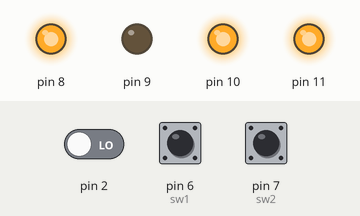
Recording of a sketch running on a simulated Arduino Uno, built with avr-gcc and run on an emulated ATmega328P. Parts: output pins drawn as LEDs (lit = HIGH). The inputs (shaded band) are chosen by the test bench; at power-on: pin 6 (sw1) HIGH, pin 2 LOW, pin 7 (sw2) HIGH. What the sketch prints to the serial monitor is not drawn.

Above: at 1.2 s.
1.3 s: pin 6 (sw1) pulled LOW for 0.15 s
At 1.41 s:
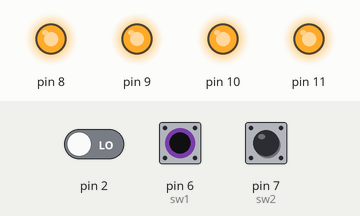
3.0 s: pin 6 (sw1) pulled LOW for 1 s
At 4.8 s:
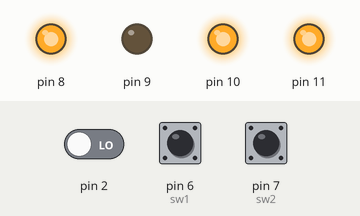
Timing chart, 0 to 6.3 s (numbered marks = the images above; inputs shaded):
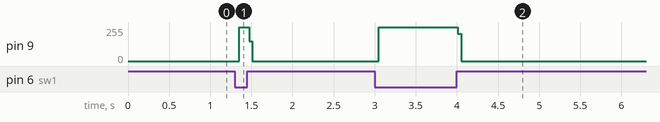

Measured:
- after the input at 1.3 s, pin 9: 0/255 → 254/255 after 0.05 s, → 0/255 0.12 s later
- after the input at 3.0 s, pin 9: 0/255 → 254/255 after 0.05 s, → 0/255 0.96 s later

The sketch:

Turntable.ino
```cpp
int sens;   // 2 pin on arduino
int lt_sw1;  //3 pin on arduino
int lt_sw2;  // 4 pin on arduino
int lin_mtr_n=10;
int lin_mtr_p=11;
int rot_mtr_p=8;
int rot_mtr_n=9;

void setup()
{
  pinMode(5,INPUT);  //sensor
  pinMode(6,INPUT_PULLUP); // sw1
  pinMode(7,INPUT_PULLUP); //sw2
  pinMode(8,OUTPUT); //r
  pinMode(9,OUTPUT); //r
  pinMode(10,OUTPUT); //l
  pinMode(11,OUTPUT); //l
  Serial.begin(9600);
  digitalWrite(8,HIGH);
  digitalWrite(9,HIGH);
  digitalWrite(10,HIGH);
  digitalWrite(11,HIGH);
}

void loop()
{
int sens=digitalRead(2);
int lt_sw1=digitalRead(6);
int lt_sw2=digitalRead(7);
Serial.println(lt_sw2);
 digitalWrite(9,LOW);
 digitalWrite(8,HIGH);
if(lt_sw1==0)
{
digitalWrite(8,HIGH);
digitalWrite(9,HIGH);
}
//if(lt_sw1==0)
//{
//digitalWrite(8,HIGH);
//digitalWrite(9,HIGH);
//
//}
//digitalWrite(9,LOW);
//digitalWrite(8,HIGH);
//if(sens==0 && lt_sw1==0)
//{
//digitalWrite(10,HIGH);
//digitalWrite(11,LOW);
//digitalWrite(8,HIGH);
//digitalWrite(9,HIGH);
//
//}
//if(sens==1 && lt_sw1==0)
//{
//digitalWrite(10,HIGH);
//digitalWrite(11,HIGH);
//digitalWrite(8,LOW);
//digitalWrite(9,HIGH);
//}
//if(lt_sw2==0 && sens==1)
//{
//  {
//digitalWrite(8,HIGH);
//digitalWrite(9,HIGH);
//digitalWrite(10,LOW);
//digitalWrite(11,HIGH);
//  }
//delay(2000);
//}
//if(lt_sw2==0 && sens==0)
//{
//digitalWrite(8,HIGH);
//digitalWrite(9,LOW);
//digitalWrite(10,HIGH);
//digitalWrite(11,HIGH);
//}
}
```
